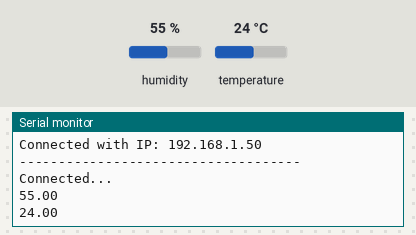
A sketch run on a simulated ESP32. Shown: the last lines printed to the serial monitor. Inputs (shaded band) come from the test bench; at power-on: humidity 55 %, temperature 24 °C. WiFi joins after 1.5 s; servers stay silent unless stated.

Above: at 2.7 s.
2.8 s: humidity set to 22 %
At 4.4 s:
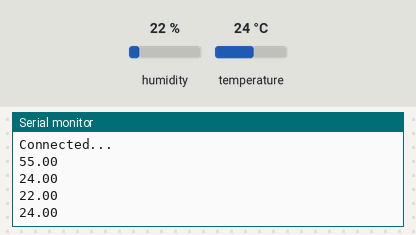
4.6 s: temperature set to 12 °C
At 6.1 s:
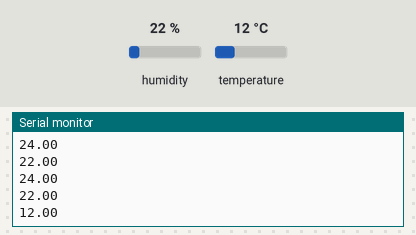
6.4 s: humidity set to 40 %
At 6.4 s:
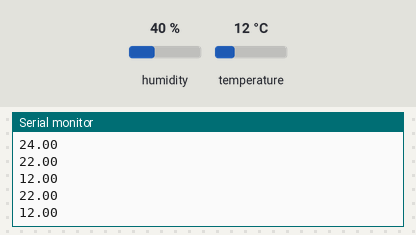
Timing chart, 0 to 9.4 s (numbered marks = the images above; inputs shaded):
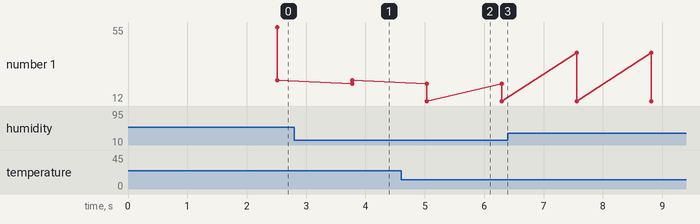

Measured:
- after the input at 2.8 s, the serial monitor: prints a new line after 0.98 s (image 1)
- after the input at 4.6 s, the serial monitor: prints a new line after 0.44 s (image 2)
- plotted number 1: 24 → 12 after the input at 4.6 s

The sketch:

Projet_IOT.ino
```cpp
#include <WiFi.h>
#include <FirebaseESP32.h>
#include "DHTesp.h"
#include<stdlib.h>

#define DHTpin 4
DHTesp dht;

char buff[10];
#define FIREBASE_HOST "mecat2-amin-mongia.firebaseio.com"
#define FIREBASE_AUTH "8WTkIjYNeegBnVdqmPmJS2zaYkYMvFlL0lDHvx3p"
#define WIFI_SSID "Ooredoo 4G_3D31C7"
#define WIFI_PASSWORD "18611617"


//Define FirebaseESP32 data object
FirebaseData firebaseData;
FirebaseJson json;


String mytemp;
String myhum;
void setup()
{

   Serial.begin(115200);
   dht.setup(DHTpin, DHTesp::DHT11);
   WiFi.begin(WIFI_SSID, WIFI_PASSWORD);
  Serial.print("Connecting to Wi-Fi");
  while (WiFi.status() != WL_CONNECTED)
  {
    Serial.print(".");
    delay(300);
  }
  Serial.println();
  Serial.print("Connected with IP: ");
  Serial.println(WiFi.localIP());
  Serial.println();

  Firebase.begin(FIREBASE_HOST, FIREBASE_AUTH);
  Firebase.reconnectWiFi(true);

  //Set database read timeout to 1 minute (max 15 minutes)
  Firebase.setReadTimeout(firebaseData, 1000 * 60);
  //tiny, small, medium, large and unlimited.
  //Size and its write timeout e.g. tiny (1s), small (10s), medium (30s) and large (60s).
  Firebase.setwriteSizeLimit(firebaseData, "tiny");

  /*
  This option allows get and delete functions (PUT and DELETE HTTP requests) works for device connected behind the
  Firewall that allows only GET and POST requests.

  Firebase.enableClassicRequest(firebaseData, true);
  */

  //String path = "/data";
    Serial.println("------------------------------------");
  Serial.println("Connected...");

}

void loop()
{
   delay(dht.getMinimumSamplingPeriod());

  float humidity = dht.getHumidity();
  float temperature = dht.getTemperature();
  myhum = dtostrf(humidity,3,2,buff);
  mytemp = dtostrf(temperature,3,2,buff);
  Serial.println(myhum);
  Serial.println(mytemp);

delay(100);
 json.set("/hum", 125);
 json.set("/temp", 78);
 Firebase.updateNode(firebaseData,"/Sensor",json);

}
```
